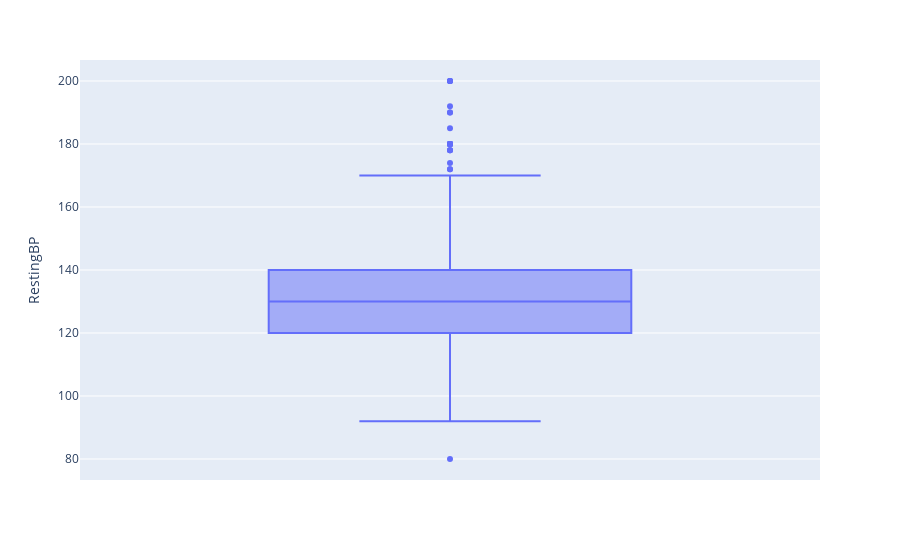

This figure's notebook cell:
### Code cell
# Pressão Sanguínea em Repouso
px.box(dados2, y='RestingBP')

### Figure 1 — Plotly figure (JSON) as saved in the notebook; plotly's stock layout.template omitted (floating-point values rounded to 4 significant figures; data arrays with more than 128 entries replaced by an {"elided": "..."} marker saying what was removed)
{"data": [{"alignmentgroup": "True", "hovertemplate": "RestingBP=%{y}<extra></extra>", "legendgroup": "", "marker": {"color": "#636efa"}, "name": "", "notched": false, "offsetgroup": "", "orientation": "v", "showlegend": false, "type": "box", "x0": " ", "xaxis": "x", "y": {"elided": "917 int values"}, "y0": " ", "yaxis": "y"}], "layout": {"boxmode": "group", "legend": {"tracegroupgap": 0}, "margin": {"t": 60}, "xaxis": {"anchor": "y", "domain": [0, 1]}, "yaxis": {"anchor": "x", "domain": [0, 1], "title": {"text": "RestingBP"}}}}
